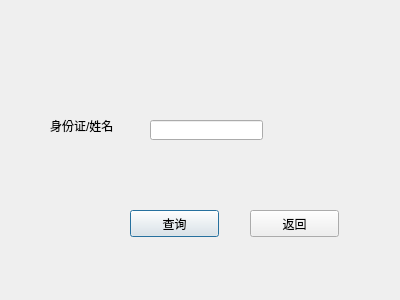
<?xml version="1.0" encoding="UTF-8"?>
<ui version="4.0">
 <class>Dialog1</class>
 <widget class="QDialog" name="Dialog1">
  <property name="geometry">
   <rect>
    <x>0</x>
    <y>0</y>
    <width>400</width>
    <height>300</height>
   </rect>
  </property>
  <property name="windowTitle">
   <string>Dialog</string>
  </property>
  <widget class="QLabel" name="label">
   <property name="geometry">
    <rect>
     <x>50</x>
     <y>110</y>
     <width>91</width>
     <height>31</height>
    </rect>
   </property>
   <property name="text">
    <string>身份证/姓名</string>
   </property>
  </widget>
  <widget class="QPushButton" name="pushButton">
   <property name="geometry">
    <rect>
     <x>130</x>
     <y>210</y>
     <width>89</width>
     <height>27</height>
    </rect>
   </property>
   <property name="text">
    <string>查询</string>
   </property>
  </widget>
  <widget class="QLineEdit" name="lineEdit">
   <property name="geometry">
    <rect>
     <x>150</x>
     <y>120</y>
     <width>113</width>
     <height>20</height>
    </rect>
   </property>
  </widget>
  <widget class="QPushButton" name="pushButton_2">
   <property name="geometry">
    <rect>
     <x>250</x>
     <y>210</y>
     <width>89</width>
     <height>27</height>
    </rect>
   </property>
   <property name="text">
    <string>返回</string>
   </property>
  </widget>
 </widget>
 <resources/>
 <connections>
  <connection>
   <sender>pushButton_2</sender>
   <signal>clicked()</signal>
   <receiver>Dialog1</receiver>
   <slot>close()</slot>
   <hints>
    <hint type="sourcelabel">
     <x>296</x>
     <y>225</y>
    </hint>
    <hint type="destinationlabel">
     <x>293</x>
     <y>250</y>
    </hint>
   </hints>
  </connection>
 </connections>
</ui>
